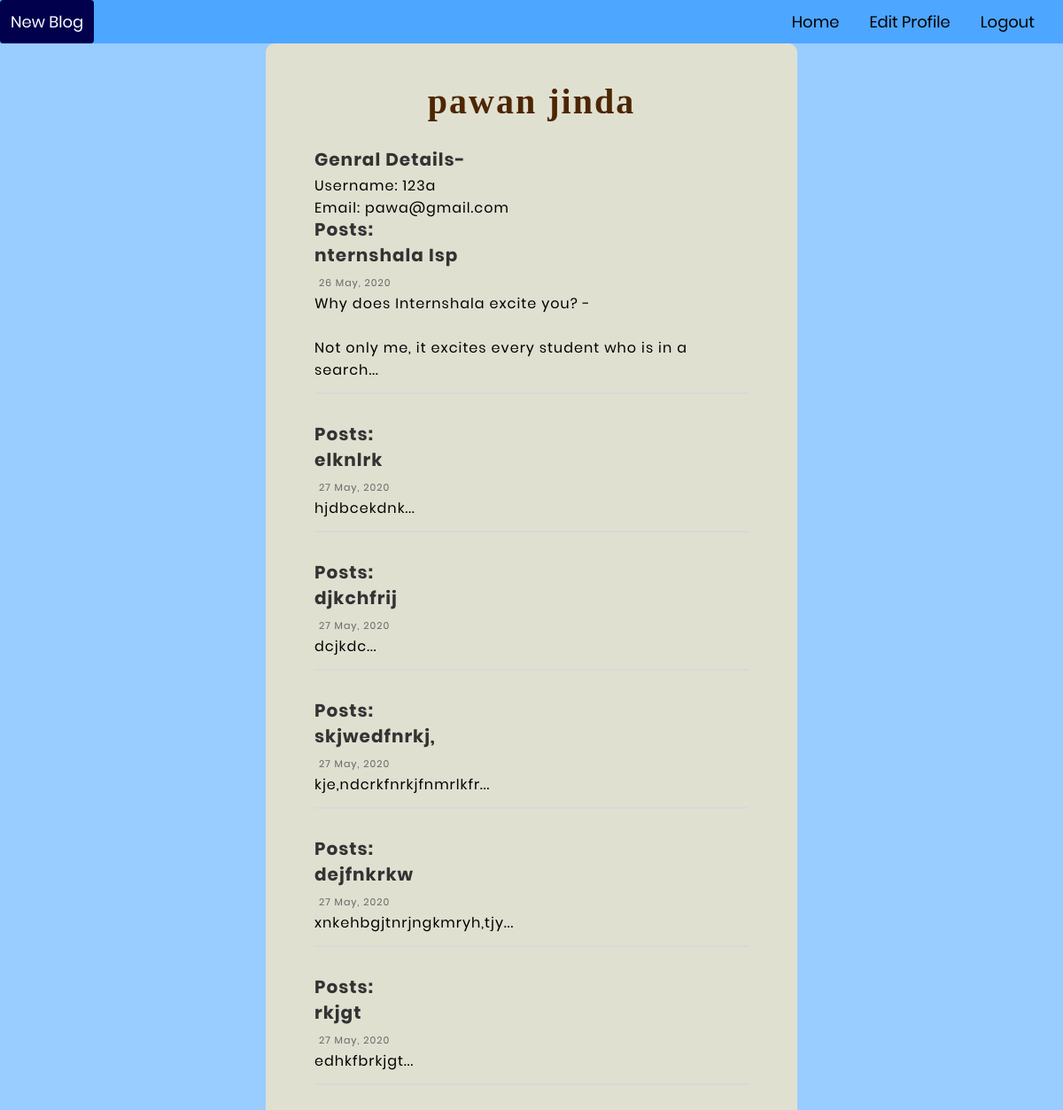
Page /user/profile/ (signed in) on the committed database.
### blog/models.py (models this page shows, shortened)
class Post(models.Model):
	author= models.ForeignKey(User, on_delete=models.CASCADE)
	title= models.TextField()
	content=models.TextField()
	likes=models.ManyToManyField(User, related_name='likes')
	create_date=models.DateTimeField(auto_now_add= True)
	def datecreated(self):
		return self.create_date.strftime('%d %b, %Y')
	def Contents(self):
		return self.content[:100]+"..."

### blog/views.py (the view)
# urls.py: path('user/profile/', views.Profile.as_view(), name='profile'),
class Profile(TemplateView):
	def get(self,request):
		user=None
		user=request.user
		if user.is_authenticated:
			posts=Post.objects.filter(author=user.id)
			return render(request, "blog/profile.html",{'user':user,'posts':posts})
		else:
			return redirect(reverse('blog:signup',))

### blog/templates/blog/profile.html (shortened to what this page needs)
{% extends 'blog/home.html' %}
{% load static %}
{% block user_name %}
	<a class="margn-rgt margn-lft" href="{% url 'blog:editprofile' %}">Edit Profile</a>
{% endblock %}
{% block content %}
<div class="limiter">
	<div class="container-login100">
	<div class="wrap-contact100">
		<form class="contact100-form">
			<h1><b>
				{{user.first_name}} {{user.last_name}}
			</b></h1>
			<br>
			<span class="contact100-form-title">Genral Details-</span>
			<div >
			  Username: {{user.username}}
			</div>
			{% if user.email %}
			<div>
				Email: {{user.email}}
			</div>
			{% endif %}
			{% for p in posts %}
			    <span class="contact100-form-title">Posts:</span>
			    <span >
					<a href="{% url 'blog:onepost' p.pk %}"
					    class="contact100-form-title"
					    style="text-decoration: none">{{p.title | safe}}
					</a>
				</span>
				<span class="label-input101">
					{{p.datecreated}}
				</span>
				<div class="wrap-input100" >
				  <div >
				    {{p.Contents | safe}}
				  </div>
				</div>
				<br>
			{% endfor %}
		</form>
	</div>
</div>
</div>
{% endblock %}

### blog/static/blog/main.css (style rules this page uses)
* { box-sizing: border-box; }
.margn-rgt { margin-right: 10px; }
.margn-lft { margin-left: 10px; }
.header a { float: left; color: black; text-align: center; padding: 12px; text-decoration: none; font-size: 18px; line-height: 25px; line-width: 100%; border-radius: 4px; }
* { margin: 0px; padding: 0px; box-sizing: border-box; }
body, html { height: 100%; font-family: Poppins-Regular, sans-serif; }
a { font-family: Poppins-Regular; font-size: 14px; line-height: 1.7; color: #666666; margin: 0px; transition: all 0.4s; -webkit-transition: all 0.4s; -o-transition: all 0.4s; -moz-transition: all 0.4s; }
h1,h2,h3,h4,h5,h6 { margin: 0px; }
h1 { font-size: 40px; font-family:Palatino, serif; color:#4d2600; letter-spacing: 2px; text-align: center; margin-bottom: 5px; }
.limiter { width: 100%; margin: 0 auto; }
.container-login100 { width: 100%; min-height: 100vh; display: -webkit-box; display: -webkit-flex; display: -moz-box; display: -ms-flexbox; display: flex; flex-wrap: wrap; justify-content: center; align-items: center; background-repeat: no-repeat; background-position: center; background-size: cover; background-color:#99ccff }
.wrap-contact100 { width: 600px; overflow-wrap: break-word; background: #e0e0d1; letter-spacing: 1px; border-radius: 10px; overflow: hidden; padding: 42px 55px 45px 55px; }
.contact100-form { width: 100%; }
.contact100-form-title { display: block; font-family: Poppins-Bold; font-size: 20px; color: #333333; line-height: 1.2; letter-spacing: 1px; text-align: left; padding-bottom: 5px; }
.wrap-input100 { width: 100%; letter-spacing: 1px; position: relative; border-bottom: 2px solid #d9d9d9; padding-bottom: 13px; margin-bottom: 8px; }
.label-input101 { font-family: Poppins-Regular; font-size: 11px; color: #666666; line-height: 1.0 ; padding-left: 5px; }

### rows in the picture
Post: title "nternshala Isp", datecreated "26 May, 2020", Contents "Why does Internshala excite you? - Not only me, it excites every student who is in a search..."
Post: title "elknlrk", datecreated "27 May, 2020", Contents "hjdbcekdnk..."
Post: title "djkchfrij", datecreated "27 May, 2020", Contents "dcjkdc..."
Post: title "skjwedfnrkj,", datecreated "27 May, 2020", Contents "kje,ndcrkfnrkjfnmrlkfr..."
Post: title "dejfnkrkw", datecreated "27 May, 2020", Contents "xnkehbgjtnrjngkmryh,tjy..."
Post: title "rkjgt", datecreated "27 May, 2020", Contents "edhkfbrkjgt..."

### other values in the picture
{{ user.first_name }} "pawan"
{{ user.last_name }} "jinda"
{{ user.username }} "123a"
{{ user.email }} "pawa@gmail.com"
